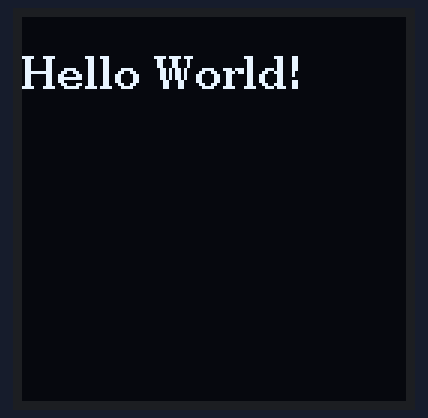
Simulated run of this program. Board: ESP32. Parts: 128×128 one-colour display.

Above: at 0.1 s.

The program:

main.cpp
```cpp
#include <Arduino.h>
#include <U8g2lib.h>
#include <Wire.h>

U8G2_SH1107_SEEED_128X128_1_SW_I2C u8g2(
    U8G2_R0, 22, 21, U8X8_PIN_NONE
);

void setup() {
    u8g2.begin();
}

void loop() {
    u8g2.firstPage();
    do {
        u8g2.setFont(u8g2_font_ncenB10_tr);
        u8g2.drawStr(0, 24, "Hello World!");
    } while (u8g2.nextPage());
}
```
